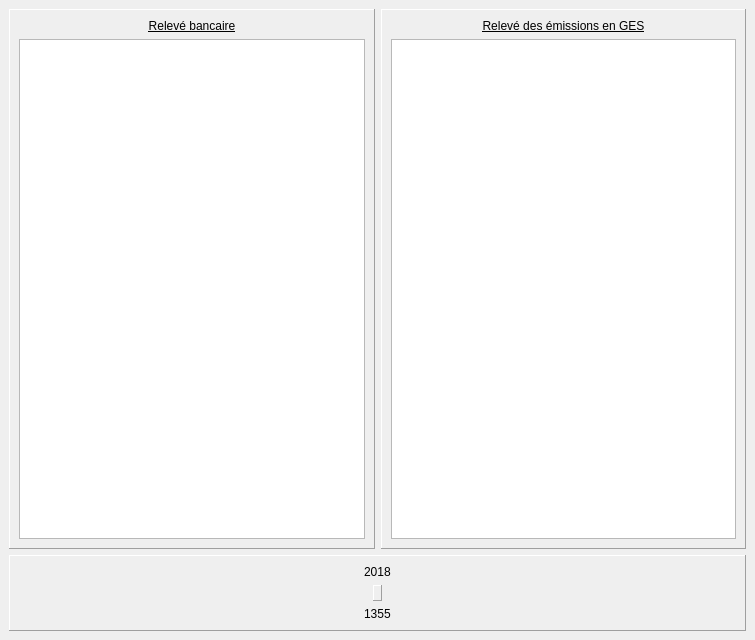
<?xml version="1.0" encoding="UTF-8"?>
<ui version="4.0">
 <class>GesWindow</class>
 <widget class="QMainWindow" name="GesWindow">
  <property name="geometry">
   <rect>
    <x>0</x>
    <y>0</y>
    <width>755</width>
    <height>640</height>
   </rect>
  </property>
  <property name="windowTitle">
   <string>Relevé des émissions GES</string>
  </property>
  <widget class="QWidget" name="centralwidget">
   <property name="styleSheet">
    <string notr="true">font: 9pt &quot;Arial&quot;;</string>
   </property>
   <layout class="QGridLayout" name="gridLayout">
    <item row="1" column="0">
     <widget class="QFrame" name="frame_gauge">
      <property name="frameShape">
       <enum>QFrame::Panel</enum>
      </property>
      <property name="frameShadow">
       <enum>QFrame::Raised</enum>
      </property>
      <layout class="QGridLayout" name="gridLayout_3">
       <item row="0" column="0" alignment="Qt::AlignHCenter">
        <widget class="QLabel" name="label_year">
         <property name="styleSheet">
          <string notr="true">font: 75 Bold 9pt &quot;MS Shell Dlg 2&quot;;</string>
         </property>
         <property name="text">
          <string>2018</string>
         </property>
        </widget>
       </item>
       <item row="1" column="0" alignment="Qt::AlignHCenter">
        <widget class="QLabel" name="label_gauge">
         <property name="frameShape">
          <enum>QFrame::Panel</enum>
         </property>
         <property name="frameShadow">
          <enum>QFrame::Raised</enum>
         </property>
         <property name="text">
          <string/>
         </property>
         <property name="pixmap">
          <pixmap>../src/images/jauge.png</pixmap>
         </property>
        </widget>
       </item>
       <item row="2" column="0" alignment="Qt::AlignHCenter">
        <widget class="QLabel" name="label_totalGES">
         <property name="styleSheet">
          <string notr="true">font: 75 Bold 9pt &quot;MS Shell Dlg 2&quot;;</string>
         </property>
         <property name="text">
          <string>1355</string>
         </property>
        </widget>
       </item>
      </layout>
     </widget>
    </item>
    <item row="0" column="0">
     <layout class="QHBoxLayout" name="horizontalLayout">
      <item>
       <widget class="QFrame" name="frame_bank">
        <property name="frameShape">
         <enum>QFrame::Panel</enum>
        </property>
        <property name="frameShadow">
         <enum>QFrame::Raised</enum>
        </property>
        <layout class="QVBoxLayout" name="verticalLayout">
         <item>
          <widget class="QLabel" name="label">
           <property name="layoutDirection">
            <enum>Qt::LeftToRight</enum>
           </property>
           <property name="styleSheet">
            <string notr="true">font: 75 Bold 10pt &quot;MS Shell Dlg 2&quot;;
text-decoration: underline;</string>
           </property>
           <property name="frameShape">
            <enum>QFrame::NoFrame</enum>
           </property>
           <property name="frameShadow">
            <enum>QFrame::Raised</enum>
           </property>
           <property name="text">
            <string>Relevé bancaire</string>
           </property>
           <property name="alignment">
            <set>Qt::AlignCenter</set>
           </property>
          </widget>
         </item>
         <item>
          <widget class="QTextBrowser" name="textBrowser_bank"/>
         </item>
        </layout>
       </widget>
      </item>
      <item>
       <widget class="QFrame" name="frame_ges">
        <property name="frameShape">
         <enum>QFrame::Panel</enum>
        </property>
        <property name="frameShadow">
         <enum>QFrame::Raised</enum>
        </property>
        <layout class="QVBoxLayout" name="verticalLayout_2">
         <item>
          <widget class="QLabel" name="label_2">
           <property name="styleSheet">
            <string notr="true">font: 75 Bold 10pt &quot;MS Shell Dlg 2&quot;;
text-decoration: underline;</string>
           </property>
           <property name="frameShape">
            <enum>QFrame::NoFrame</enum>
           </property>
           <property name="frameShadow">
            <enum>QFrame::Raised</enum>
           </property>
           <property name="text">
            <string>Relevé des émissions en GES</string>
           </property>
           <property name="alignment">
            <set>Qt::AlignCenter</set>
           </property>
          </widget>
         </item>
         <item>
          <widget class="QTextBrowser" name="textBrowser_ges"/>
         </item>
        </layout>
       </widget>
      </item>
     </layout>
    </item>
   </layout>
  </widget>
 </widget>
 <resources/>
 <connections/>
</ui>
